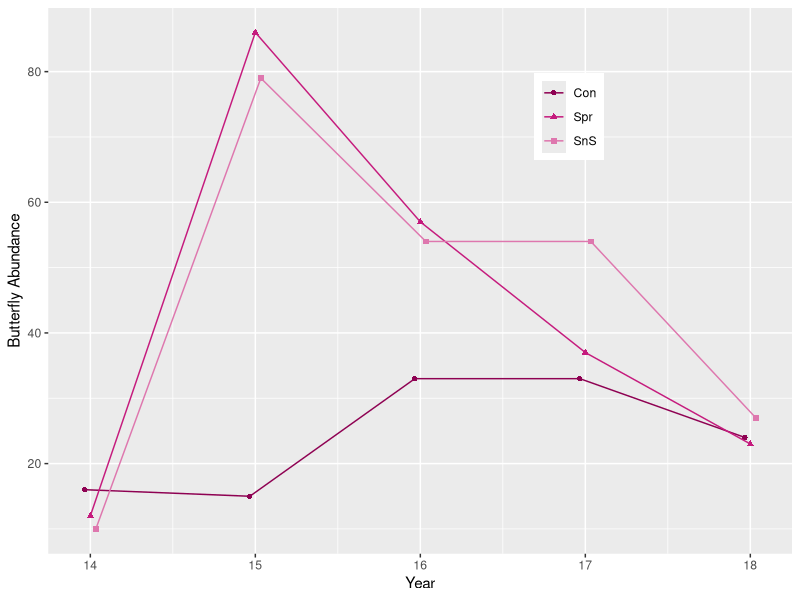
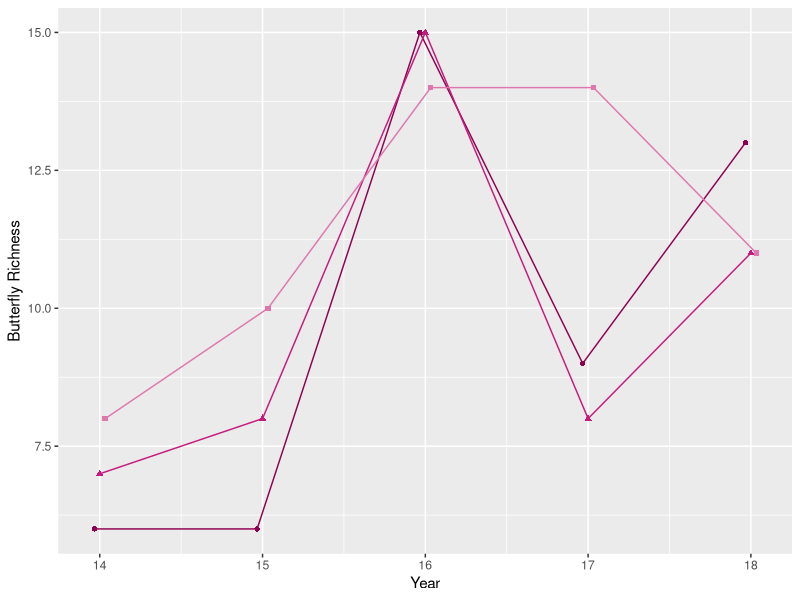
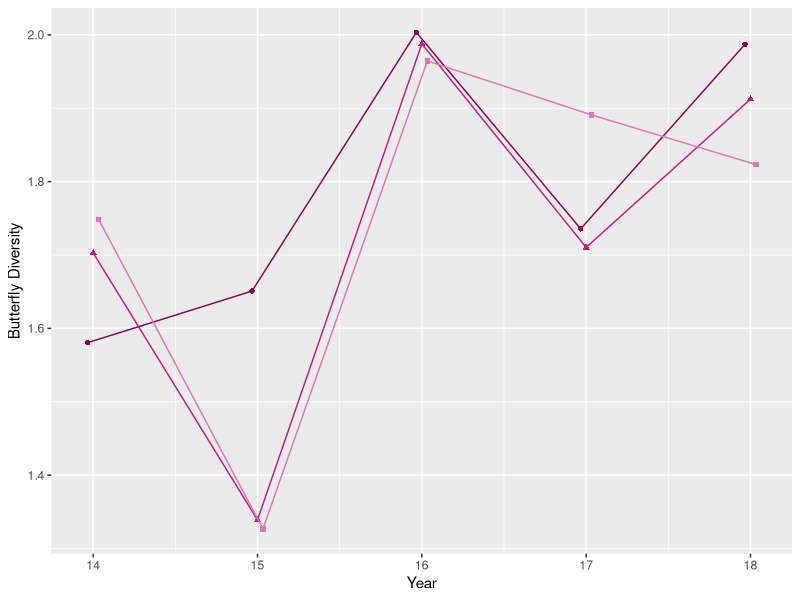
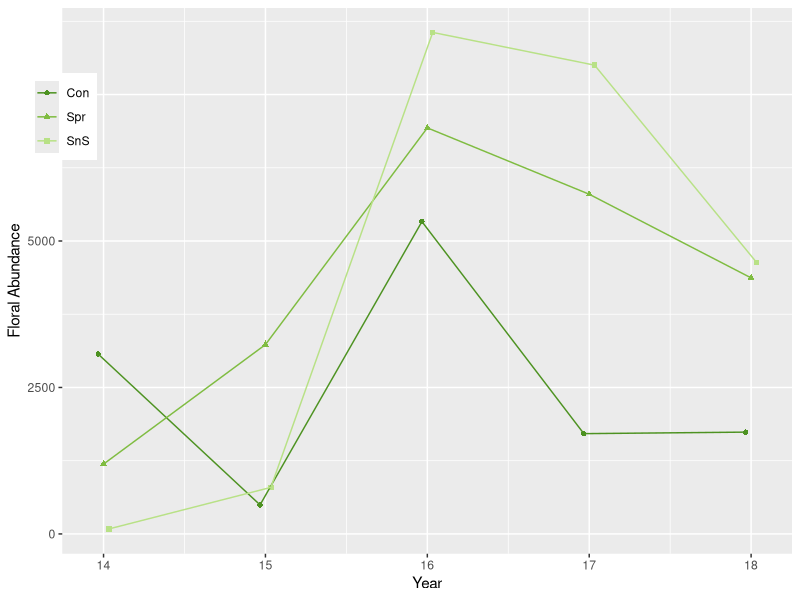
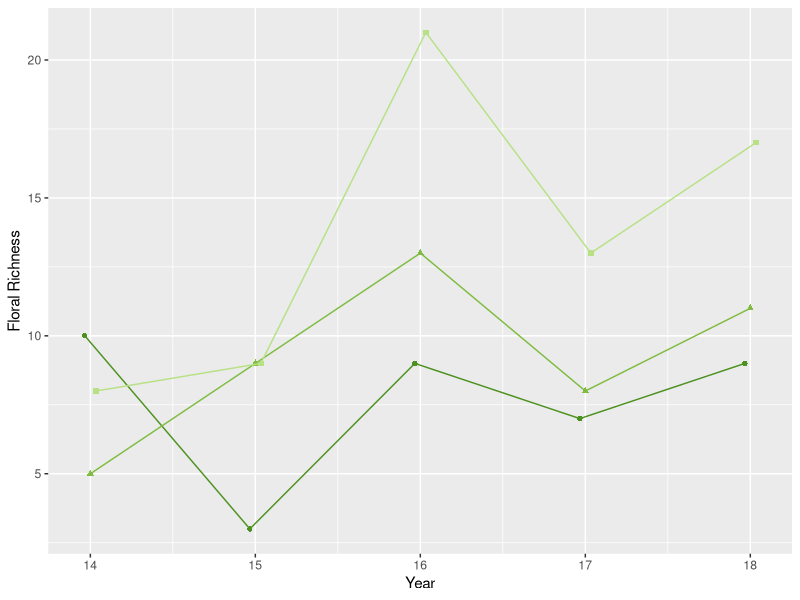
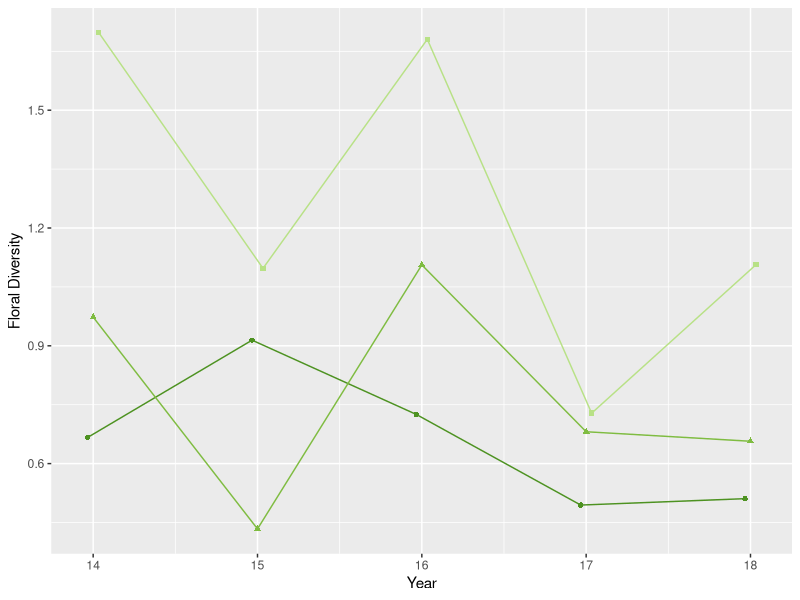
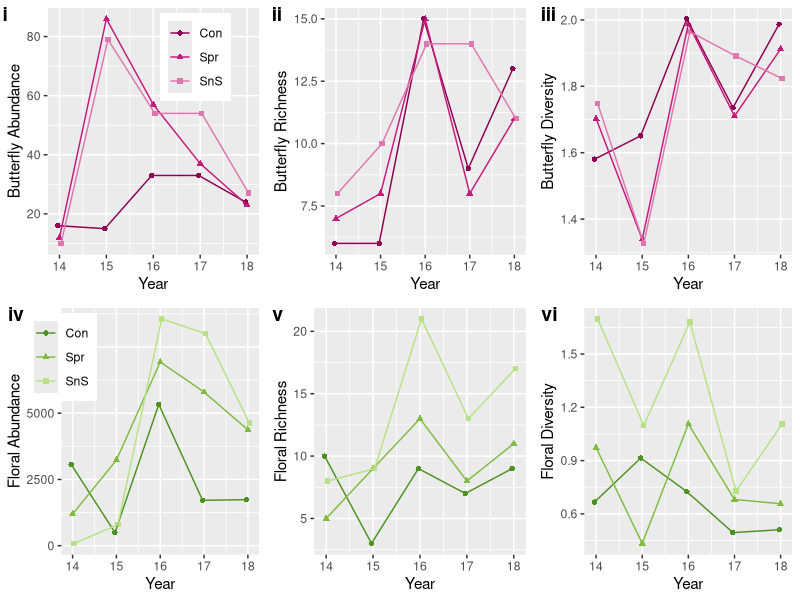

The R source for these figures, in order: (Note: this script raises an error after producing the figures.)
##  --------------------------------------------------------------------------------------------------------------------------------------  ##
                         # Herbicide Side Project - Richardson 2 Observations
##  --------------------------------------------------------------------------------------------------------------------------------------  ##
# Written by Nicholas Lyon

# PURPOSE ####
  ## Because RC2 is the only un-grazed and un-burned site, it is not representative of broader treatment response
  ## SO, we generate here figures that indicate the response of this site for observational purposes
  ## While this does not hold the robustness of frequentist statistical methods, it is informative

# Required libraries
library(ggplot2); library(cowplot)

# Set working directory
setwd("~/Documents/School/1. Iowa State/Collaborations/'Herbicide Project/Herbicide.WD")

##  ----------------------------------------------------------------------------------------------------------  ##
                                    # Housekeeping ####
##  ----------------------------------------------------------------------------------------------------------  ##
# Clear environment to reduce error chances
rm(list = ls())

# Pull in data
bf.rc2 <- read.csv("./Data/bf-rc2-wide.csv")
flr.rc2 <- read.csv("./Data/flr-rc2-wide.csv")

# Re-level herbicide treatment levels
unique(bf.rc2$Herb.Trt); unique(flr.rc2$Herb.Trt)
bf.rc2$Herb.Trt <- factor(as.character(bf.rc2$Herb.Trt), levels = c("Con", "Spr", "SnS"))
flr.rc2$Herb.Trt <- factor(as.character(flr.rc2$Herb.Trt), levels = c("Con", "Spr", "SnS"))
unique(bf.rc2$Herb.Trt); unique(flr.rc2$Herb.Trt)

# Plotting shortcuts
bf.cols <- c("Con" = "#8e0152", "Spr" = "#c51b7d", "SnS" = "#de77ae")
flr.cols <- c("Con" = "#4d9221", "Spr" = "#7fbc41", "SnS" = "#b8e186")
shapes <- c("Con" = 21, "Spr" = 22, "SnS" = 24)
dodge <- position_dodge(width = 0.1)

##  ----------------------------------------------------------------------------------------------------------  ##
                                # Butterfly Graphs ####
##  ----------------------------------------------------------------------------------------------------------  ##
# Abundance
bf.rc2.abun <- ggplot(bf.rc2, aes(x = Year, y = Abundance, color = Herb.Trt, shape = Herb.Trt)) +
  geom_point(position = dodge) +
  geom_path(position = dodge) +
  labs(x = "Year", y = "Butterfly Abundance") +
  scale_color_manual(values = bf.cols) +
  theme(legend.position = c(0.7, 0.8), legend.title = element_blank()); bf.rc2.abun

# Species density/richness
bf.rc2.dens <- ggplot(bf.rc2, aes(x = Year, y = Species.Density, color = Herb.Trt, shape = Herb.Trt)) +
  geom_point(position = dodge) +
  geom_path(position = dodge) +
  labs(x = "Year", y = "Butterfly Richness") +
  scale_color_manual(values = bf.cols) +
  theme(legend.position = "none"); bf.rc2.dens

# Diversity
bf.rc2.dive <- ggplot(bf.rc2, aes(x = Year, y = Diversity, color = Herb.Trt, shape = Herb.Trt)) +
  geom_point(position = dodge) +
  geom_path(position = dodge) +
  labs(x = "Year", y = "Butterfly Diversity") +
  scale_color_manual(values = bf.cols) +
  theme(legend.position = "none"); bf.rc2.dive

##  ----------------------------------------------------------------------------------------------------------  ##
                                  # Floral Graphs ####
##  ----------------------------------------------------------------------------------------------------------  ##
# Abundance
flr.rc2.abun <- ggplot(flr.rc2, aes(x = Year, y = Abundance, color = Herb.Trt, shape = Herb.Trt)) +
  geom_point(position = dodge) +
  geom_path(position = dodge) +
  labs(x = "Year", y = "Floral Abundance") +
  scale_color_manual(values = flr.cols) +
  theme(legend.position = c(0, 0.8), legend.title = element_blank()); flr.rc2.abun

# Species density/richness
flr.rc2.dens <- ggplot(flr.rc2, aes(x = Year, y = Species.Density, color = Herb.Trt, shape = Herb.Trt)) +
  geom_point(position = dodge) +
  geom_path(position = dodge) +
  labs(x = "Year", y = "Floral Richness") +
  scale_color_manual(values = flr.cols) +
  theme(legend.position = "none"); flr.rc2.dens

# Diversity
flr.rc2.dive <- ggplot(flr.rc2, aes(x = Year, y = Diversity, color = Herb.Trt, shape = Herb.Trt)) +
  geom_point(position = dodge) +
  geom_path(position = dodge) +
  labs(x = "Year", y = "Floral Diversity") +
  scale_color_manual(values = flr.cols) +
  theme(legend.position = "none"); flr.rc2.dive

##  ----------------------------------------------------------------------------------------------------------  ##
                                # Figure Creation ####
##  ----------------------------------------------------------------------------------------------------------  ##
plot_grid(bf.rc2.abun, bf.rc2.dens, bf.rc2.dive, flr.rc2.abun, flr.rc2.dens, flr.rc2.dive, 
          labels = c("i", "ii", "iii", "iv", "v", "vi"), ncol = 3, nrow = 2)

cowplot::ggsave(plot = last_plot(), filename = "./Figures/Richardson2.pdf",
                width = 8, height = 7, units = "in")

# END ####



